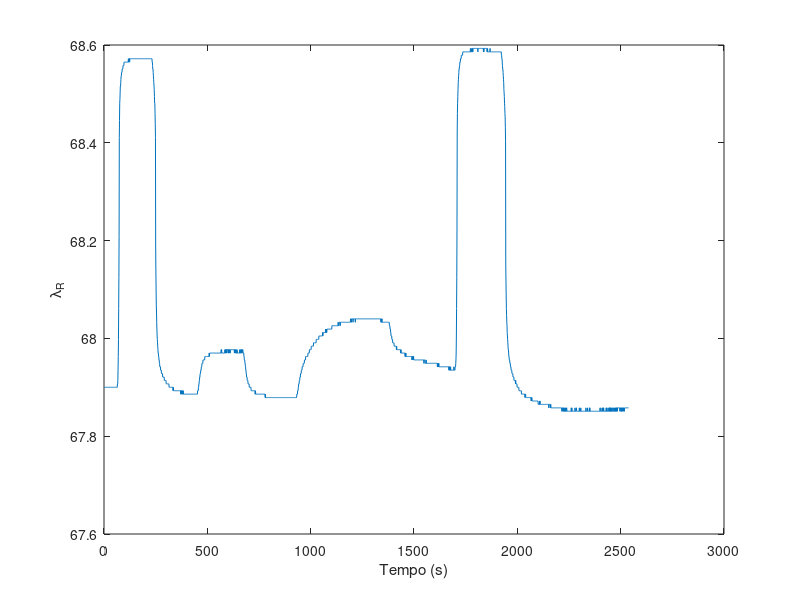

The MATLAB source for this figure: (Note: this script raises an error after producing the figure.)

%format shortG
clear all
close all
clc

%ler dados - sensorgramas com diferentes t�cnicas de detec��o do m�nimo
load receitaPMMAAu.txt

input_date = receitaPMMAAu(:,1:1);

figure(2);
plot (input_date)
xlabel('Tempo (s)');
ylabel('\lambda_R');


%A variavel winSize � o tamanho da janela
%winSize = 18;
%winSize = 20;
winSize = 5;

%Variavel para a primeira regress�o
lambdaRegress = [];
lambdaRegressB = [];
low_i = [];
high_i = [];
y_ie = [];
IC_A = [];
IC_B = [];
teste_h = [];
valor_estimado = [];

BICI = [];
BICS = [];

%Percorre todos os dados com o tamanho da janela
for i=1:1:length(input_date)

    ante = i-winSize;
    pos = i+winSize;
    if(ante <= 1)
        ante = 1;
    end
    
    if(pos > length(input_date))
       pos = length(input_date);
    end
    
    date = input_date(ante:pos); %anterior e posterior

    st = max(1,i - winSize);
    [lb_A, lb_B, valor_estim, y_i, ic_coefA, ic_coefB, teste_hip, p_value_ll, p_value_hh] = get_regress(date, 0.001);
   
    %[ICIB, ICSB] = get_bootstrap(date, 0.2);
    %[blo,bhi,~,~] = csbootint(date,'var',10000, 0.001);
    
    lambdaRegress = [lambdaRegress; lb_A];
    lambdaRegressB = [lambdaRegressB; lb_B];
    valor_estimado = [valor_estimado; valor_estim];
    y_ie = [y_ie; y_i];
    IC_A = [IC_A; ic_coefA];
    IC_B = [IC_B; ic_coefB];
    low_i = [low_i; p_value_ll];
    high_i = [high_i; p_value_hh];
    teste_h = [teste_h; teste_hip];
    
%     BICI = [BICI; ICIB];
%     BICS = [BICS; ICSB];
end

idx = IC_A <= 0 & IC_B >=0;
input_date_regress = input_date.*idx;

idx2 = (IC_A <= 0 & IC_B <= 0) | (IC_A >= 0 & IC_B >= 0);
input_date_regress2 = input_date.*idx2;

hold on;
% plot(lambdaRegress+660, 'k');
%savefig('Imagem.fig');
% z = ones(length(lambdaRegress),1)*660;
% plot(low_i + 660, 'b');
% plot(high_i+ 660, 'r');
plot(find(idx==1),input_date_regress(find(idx==1)),'ko');
% plot([1:length(lambdaRegress)]', z, 'g');

% figure(123456)
% plot(estimado, '.');

%value_yi = get_value_regress(y_ie, winSize);

% y_i = input_date(20:38,1:1) - value_yi(20:38,1:1);
% 
% figure(123412)
% histfit(y_i, 3);

% figure(1234)
% plot(y_ie, '.');
% plot(input_date);
% hold on;
% plot(value_yi, '.');





